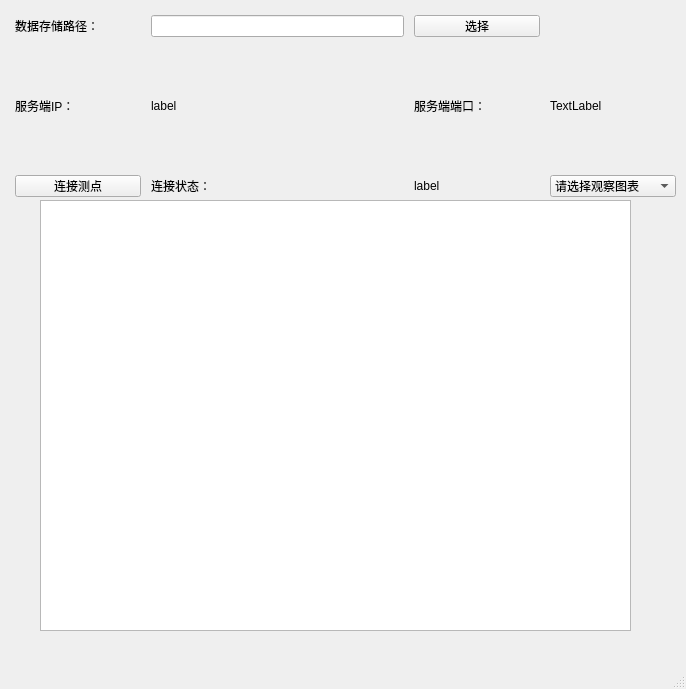
<?xml version="1.0" encoding="UTF-8"?>
<ui version="4.0">
 <class>mainWindow</class>
 <widget class="QMainWindow" name="mainWindow">
  <property name="geometry">
   <rect>
    <x>0</x>
    <y>0</y>
    <width>686</width>
    <height>689</height>
   </rect>
  </property>
  <property name="windowTitle">
   <string>MainWindow</string>
  </property>
  <widget class="QWidget" name="centralwidget">
   <widget class="QWidget" name="gridLayoutWidget">
    <property name="geometry">
     <rect>
      <x>10</x>
      <y>10</y>
      <width>671</width>
      <height>191</height>
     </rect>
    </property>
    <layout class="QGridLayout" name="gridLayout" rowstretch="1,1,1,0,0" columnstretch="1,2,1,1" rowminimumheight="10,10,10,0,0" columnminimumwidth="0,0,0,0">
     <property name="leftMargin">
      <number>5</number>
     </property>
     <property name="topMargin">
      <number>5</number>
     </property>
     <property name="rightMargin">
      <number>5</number>
     </property>
     <property name="bottomMargin">
      <number>5</number>
     </property>
     <property name="horizontalSpacing">
      <number>10</number>
     </property>
     <property name="verticalSpacing">
      <number>60</number>
     </property>
     <item row="0" column="2">
      <widget class="QPushButton" name="pushButton_2">
       <property name="text">
        <string>选择</string>
       </property>
      </widget>
     </item>
     <item row="0" column="1">
      <widget class="QLineEdit" name="lineEdit_2"/>
     </item>
     <item row="1" column="1">
      <widget class="QLabel" name="label">
       <property name="text">
        <string>label</string>
       </property>
      </widget>
     </item>
     <item row="1" column="2">
      <widget class="QLabel" name="label_2">
       <property name="text">
        <string>服务端端口：</string>
       </property>
      </widget>
     </item>
     <item row="1" column="0">
      <widget class="QLabel" name="label_7">
       <property name="text">
        <string>服务端IP：</string>
       </property>
      </widget>
     </item>
     <item row="0" column="0">
      <widget class="QLabel" name="label_3">
       <property name="text">
        <string>数据存储路径：</string>
       </property>
      </widget>
     </item>
     <item row="1" column="3">
      <widget class="QLabel" name="label_6">
       <property name="text">
        <string>TextLabel</string>
       </property>
      </widget>
     </item>
     <item row="2" column="0">
      <widget class="QPushButton" name="pushButton_3">
       <property name="text">
        <string>连接测点</string>
       </property>
      </widget>
     </item>
     <item row="2" column="1">
      <widget class="QLabel" name="label_5">
       <property name="text">
        <string>连接状态：</string>
       </property>
       <property name="textFormat">
        <enum>Qt::TextFormat::AutoText</enum>
       </property>
       <property name="alignment">
        <set>Qt::AlignmentFlag::AlignLeading|Qt::AlignmentFlag::AlignLeft|Qt::AlignmentFlag::AlignVCenter</set>
       </property>
      </widget>
     </item>
     <item row="2" column="2">
      <widget class="QLabel" name="label_4">
       <property name="text">
        <string>label</string>
       </property>
      </widget>
     </item>
     <item row="2" column="3">
      <widget class="QComboBox" name="comboBox">
       <item>
        <property name="text">
         <string>请选择观察图表</string>
        </property>
       </item>
       <item>
        <property name="text">
         <string>1</string>
        </property>
       </item>
       <item>
        <property name="text">
         <string>2</string>
        </property>
       </item>
       <item>
        <property name="text">
         <string>3</string>
        </property>
       </item>
       <item>
        <property name="text">
         <string>4</string>
        </property>
       </item>
       <item>
        <property name="text">
         <string>5</string>
        </property>
       </item>
       <item>
        <property name="text">
         <string>6</string>
        </property>
       </item>
       <item>
        <property name="text">
         <string>7</string>
        </property>
       </item>
       <item>
        <property name="text">
         <string>8</string>
        </property>
       </item>
      </widget>
     </item>
    </layout>
   </widget>
   <widget class="QTableWidget" name="tableWidget">
    <property name="geometry">
     <rect>
      <x>40</x>
      <y>200</y>
      <width>591</width>
      <height>431</height>
     </rect>
    </property>
   </widget>
  </widget>
  <widget class="QMenuBar" name="menubar">
   <property name="geometry">
    <rect>
     <x>0</x>
     <y>0</y>
     <width>686</width>
     <height>33</height>
    </rect>
   </property>
  </widget>
  <widget class="QStatusBar" name="statusbar"/>
 </widget>
 <resources/>
 <connections/>
</ui>
